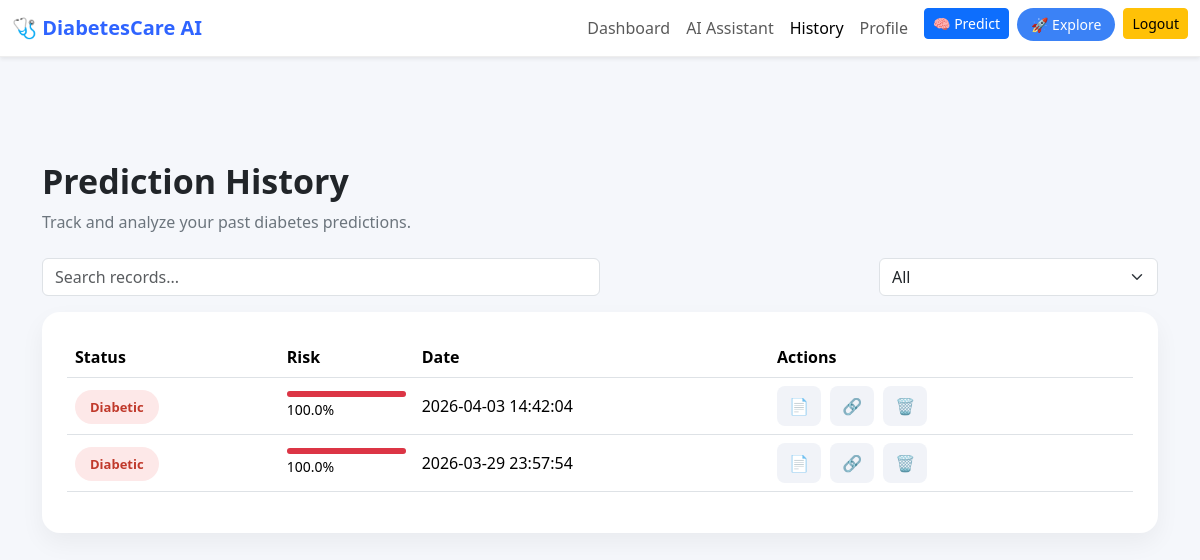
The app's page /history (signed in) with its own data.
### tables this page shows
CREATE TABLE predictions (
            id INTEGER PRIMARY KEY AUTOINCREMENT,
            user_id INTEGER,
            result TEXT,
            timestamp TEXT
        , risk REAL);

### app.py (the view)
@app.route("/history")
def history():
    if "user_id" not in session:
        return redirect(url_for("login"))
    conn = sqlite3.connect("diabetes.db")
    c = conn.cursor()
    c.execute("""
        SELECT result,risk,timestamp
        FROM predictions
        WHERE user_id=?
        ORDER BY id DESC
    """,(session["user_id"],))
    records = c.fetchall()
    conn.close()
    return render_template("history.html", records=records)

### templates/history.html (shortened to what this page needs)
<!DOCTYPE html>
<html lang="en">
<head>
<link href="https://cdn.jsdelivr.net/npm/bootstrap@5.3.2/dist/css/bootstrap.min.css" rel="stylesheet">
</head>
<body>
<nav class="navbar navbar-expand-lg shadow-sm">
<div class="container-fluid">
<a class="navbar-brand" href="/featureslogin">🩺 DiabetesCare AI</a>
<div class="collapse navbar-collapse">
<ul class="navbar-nav ms-auto">
<li class="nav-item"><a class="nav-link" href="/featureslogin">Dashboard</a></li>
<li class="nav-item"><a class="nav-link" href="/chat">AI Assistant</a></li>
<li class="nav-item"><a class="nav-link active" href="/history">History</a></li>
<li class="nav-item"><a class="nav-link" href="/profile">Profile</a></li>
<li class="nav-item ms-2">
<a class="btn btn-primary btn-sm" href="/home">🧠 Predict</a>
</li>
<li class="nav-item ms-2">
<a class="btn explore-btn btn-sm" href="/featureslogin">🚀 Explore</a>
</li>
<li class="nav-item ms-2">
<a class="btn btn-warning btn-sm" href="/logout">Logout</a>
</li>
</ul>
</div>
</div>
</nav>
<div class="container main py-4">
<h2 class="page-title">Prediction History</h2>
<p class="subtitle">Track and analyze your past diabetes predictions.</p>
<div class="d-flex justify-content-between mt-4 mb-3">
<input type="text" id="searchInput" class="form-control w-50" placeholder="Search records...">
<select id="filter" class="form-select w-25">
<option value="all">All</option>
</select>
</div>
<div class="card-box">
{% if records|length == 0 %}
<div class="empty">
<h5>No Records Found</h5>
<p>Your prediction history will appear here.</p>
</div>
{% else %}
<table class="table align-middle">
<thead class="text-muted">
<tr>
<th>Status</th>
<th>Risk</th>
<th>Date</th>
<th>Actions</th>
</tr>
</thead>
<tbody id="tableBody">
{% for r in records %}
<tr data-type="{{ r[0]|lower }}">
<td>
{% if r[0] == "Diabetic" %}
<span class="status-red">Diabetic</span>
{% else %}
<span class="status-green">Healthy</span>
{% endif %}
</td>
<td>
<div class="progress">
<div class="progress-bar
{% if r[1] > 60 %}bg-danger
{% elif r[1] > 30 %}bg-warning
{% else %}bg-success
{% endif %}" style="width: {{ r[1] }}%">
</div>
</div>
<small>{{ r[1] }}%</small>
</td>
<td>{{ r[2] }}</td>
<td class="actions">
<button title="Download">📄</button>
<button title="Share">🔗</button>
<button onclick="deleteRow(this)" title="Delete">🗑️</button>
</td>
</tr>
{% endfor %}
</tbody>
</table>
{% endif %}
</div>
</div>
</body>
</html>

### templates/history.html (style rules this page uses)
body { background:#f5f7fb; font-family:"Segoe UI", sans-serif; }
.navbar { background:white !important; border-bottom:1px solid #eee; }
.navbar-brand { font-weight:700; color:#2f64ff !important; }
.explore-btn { background:#3b82f6; border:none; border-radius:20px; padding:6px 14px; color:white; }
.main { margin-top:80px; }
.page-title { font-size:34px; font-weight:700; }
.subtitle { color:#6c757d; }
.card-box { background:white; border-radius:18px; padding:25px; box-shadow:0 10px 25px rgba(0,0,0,0.05); }
.status-red { background:#fde8e8; color:#c0392b; padding:8px 15px; border-radius:20px; font-size:13px; font-weight:600; }
.progress { height:6px; }
.actions button { border:none; background:#f1f3f8; padding:8px 12px; border-radius:8px; margin-right:5px; transition:0.2s; }

### records on screen
predictions: result "Diabetic", risk "100.0", timestamp "2026-04-03 14:42:04"
predictions: result "Diabetic", risk "100.0", timestamp "2026-03-29 23:57:54"
